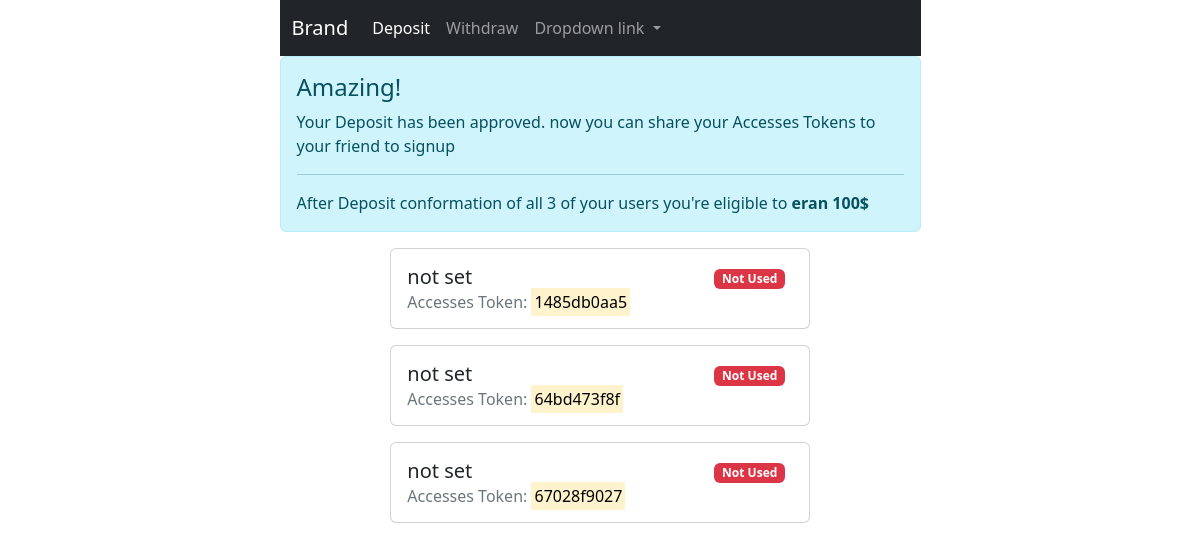
The app's page / (signed in) with its own data.
### access_token/models.py (models this page shows, shortened)
class AccessToken(models.Model):
    access_token = models.CharField(max_length=128, verbose_name="Access Token", null=False, blank=False)
    representative = models.ForeignKey(User, on_delete=models.CASCADE,
                                       help_text="That user whom created this after deposit confirm",
                                       related_name='representative_id')
    user = models.ForeignKey(User, on_delete=models.CASCADE, help_text="user registered with this token", null=True,
                             blank=True)
    is_used = models.BooleanField(default=False, help_text='a user registered with this token')
    by_superuser = models.BooleanField(default=False, verbose_name='Create by admin',
                                       help_text="Super user Created this Accesses token manually")
    date = models.DateTimeField(verbose_name="Date", auto_now_add=True, null=True)
    objects = AccessTokenManager()

### scam/views.py (the view)
# urls.py: path('', index, name='home'),
@login_required(login_url='/login')
def index(request):
    access_tokens = AccessToken.objects.filter(representative=request.user, by_superuser=False)
    is_deposit_exist_approved = Deposit.objects.check_deposit(request.user)
    check_deposit_3_users = Deposit.objects.check_deposit_3_users(request.user)
    is_withdraw_approved = Withdraw.objects.is_withdraw_approved(request.user)
    withdraw_approved_hash = Withdraw.objects.withdraw_approved_hash(request.user)
    context = {
        'access_tokens': access_tokens,
        'is_deposit_exist_approved': is_deposit_exist_approved,
        'check_deposit_3_users': check_deposit_3_users,
        'is_withdraw_approved': is_withdraw_approved,
        'withdraw_approved_hash': withdraw_approved_hash,
    }
    return render(request, 'index.html', context)

### financial/models.py (called while the page is built)
    def is_withdraw_approved(self, user):
        withdraw_list = Withdraw.objects.filter(user__email=user)
        for withdraw in withdraw_list:
            if withdraw.is_approved:
                return True
        return False

    def withdraw_approved_hash(self, user):
        withdraw_list = Withdraw.objects.filter(user__email=user)
        for withdraw in withdraw_list:
            if withdraw.is_approved:
                return withdraw.hash
        return False

    def check_deposit(self, user):
        deposit_list = Deposit.objects.filter(user__email=user)
        for deposit in deposit_list:
            if deposit.is_approved:
                return True
        return False

    def check_deposit_3_users(self, user):
        ats = AccessToken.objects.filter(representative=user)
        for at in ats:
            deposits = Deposit.objects.filter(user__email=at.user)
            for deposit in deposits:
                if not deposit.is_approved:
                    return False
        return True

### users/models.py (called while the page is built)
    def __str__(self):
        return self.email

### templates/index.html (shortened to what this page needs)
{% extends 'shared/base.html' %}
{% block content %}
    {% if is_withdraw_approved %}
        <div class="alert alert-dark" role="alert">
            <h4 class="alert-heading">You are Rich now!</h4>
            <p>We Transferd <strong>100$ + 100$</strong> to your wallet ID and the hash is <a
                    href="https://tronscan.org/#/transaction/{{ withdraw_approved_hash }}"
                    target="_blank">{{ withdraw_approved_hash }}</a>.</p>
            <hr>
            <p class="mb-0">
                The sequence has been complete, this account is not usable no more.
            </p>
        </div>
    {% elif is_deposit_exist_approved %}
        <div class="alert alert-info" role="alert">
            <h4 class="alert-heading">Amazing!</h4>
            <p>Your Deposit has been approved. now you can share your Accesses Tokens to your friend to signup</p>
            <hr>
            <p class="mb-0">After Deposit conformation of all 3 of your users you're eligible to <strong>eran
                100$</strong>
            </p>
        </div>
        {% for access_token in access_tokens %}
            <div class="row">
                <div class="col-md-2"></div>
                <div class="col-lg-8">
                    <div class="card mb-3" style="max-width: 540px;">
                        <div class="row g-0">
                            <div class="card-body">
                                <div class="row">
                                    <div class="col-9">
                                        {% if access_token.user is None %}
                                            <h5 class="card-title">not set</h5>
                                        {% else %}
                                            <h5 class="card-title">{{ access_token.user.fullname }}</h5>
                                        {% endif %}
                                    </div>
                                    {% if access_token.user is None %}
                                        <div class="col-3 text-right"><span class="badge bg-danger">Not Used</span>
                                        </div>
                                    {% else %}
                                        <div class="col-3 text-right"><span class="badge bg-primary">Used</span>
                                        </div>
                                    {% endif %}
                                </div>
                                <h6 class="card-subtitle text-muted">Accesses Token:
                                    <mark>{{ access_token.access_token }}</mark>
                                </h6>
                            </div>
                        </div>
                    </div>
                </div>
                <div class="col-md-2"></div>
            </div>
        {% endfor %}
    {% else %}
        <div class="alert alert-warning">
            you are few step away to <strong>earn your 100$ +100$</strong>!
            <a href="{% url 'financial:deposit' %}">Click here</a> to Charge your account.
            if you requested before please wait for conformation
        </div>
    {% endif %}
{% endblock %}

### records on screen
AccessToken: shows "not set", shows "Not Used", access_token "1485db0aa5"
AccessToken: shows "not set", shows "Not Used", access_token "64bd473f8f"
AccessToken: shows "not set", shows "Not Used", access_token "67028f9027"
